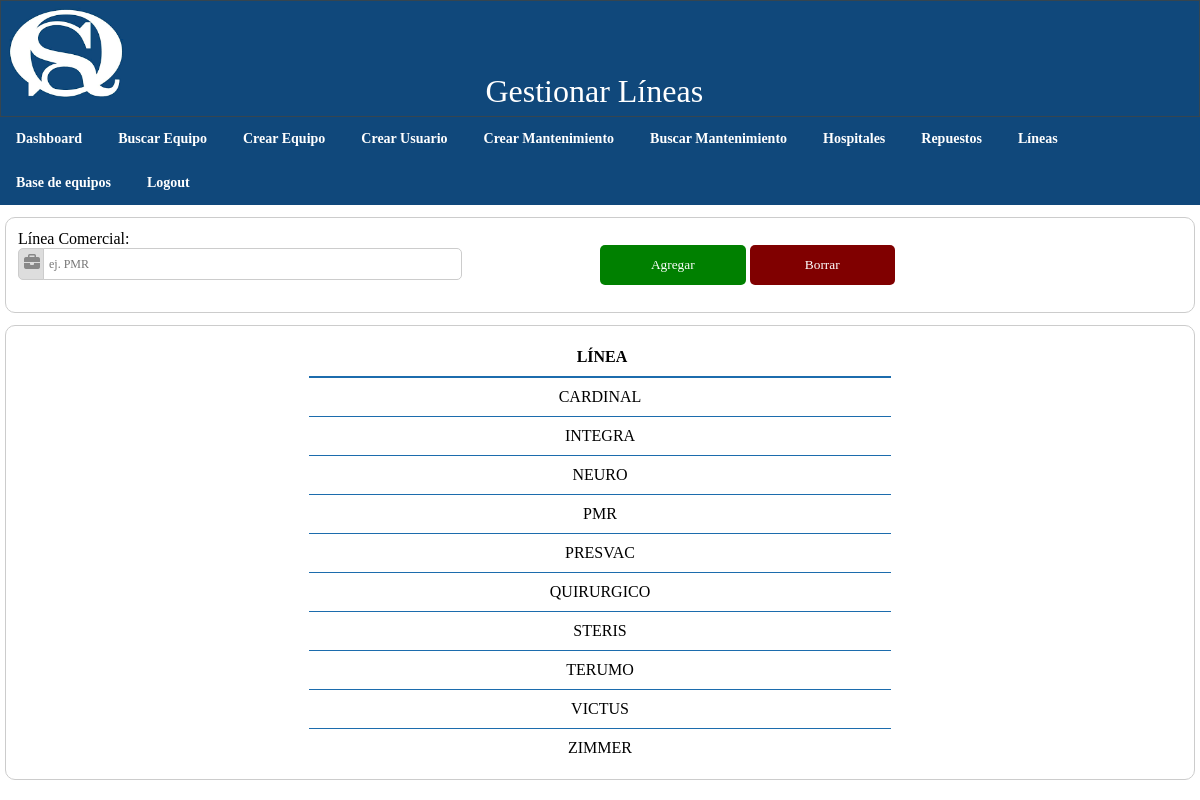
The page /verLineas.php (signed in) on the database its author committed.
### tables this page shows
CREATE TABLE lineas(
    id INT NOT NULL PRIMARY KEY AUTO_INCREMENT,
    linea VARCHAR(50) NOT NULL
);

### verLineas.php (the view, shortened to what this page needs)
<?php
    include("funciones/config.php");
?>
<!DOCTYPE html>
<html lang='s'>
    <head>
        <link rel='stylesheet' href='css/buscarEquipo.css'>
    </head>
    <body>
        <div id='encabezado'>
            <header class='header'>
                    <div>
                        <img class=logo src='images/logo.png'/>
                        <label class='titulo'>Gestionar Líneas</label>
                    </div>
            </header>
        </div>
        <?php
            include("menu.php");
        ?>
        <form method='post' action='verLineas.php' id='formulario'>
            <div class="columns">
                <div class="field-container">
                    <label>Línea Comercial:</label>
                    <p>
                        <i class="fas fa-briefcase"></i>
                        <input type="text" name="linea" class=field placeholder="ej. PMR" required="true">
                    </p>
                </div>
                <div>
                    <button class='but_green' type='submit' name='agregar' value='Agregar'>Agregar</button>
                    <button class='but_red' type='submit' name='borrar' value='Borrar'>Borrar</button>
                </div>
            </div>
        </form>
        <div>
        <form method='post' action='verLineas.php' id='formulario'>
    <div class='divTable' id='equipo'>
        </html>
    <?php
    if(isset($_POST['buscar'])){
        $busqueda = $_POST["txtBusqueda"];
    }else{
        $busqueda = '';
    }
    $sql = "SELECT * FROM lineas
    WHERE (linea LIKE '%$busqueda%')
    ORDER BY linea ASC";
    $result = $conn->query($sql);
    if ($result->num_rows > 0) {
        printf("<div class='divTableRow'>
            <div class='divTableCellBorderW'>&nbsp;<b>LÍNEA</b></div>
            </div>");
		while($row = $result->fetch_array()){
            $rows[] = $row;
        }
        foreach($rows as $row){
            printf("
            <div class='divTableRow'>
            <div class='divTableCellBorderL'>&nbsp;%s&nbsp;</div>
            </div>",
                $row['linea']);
        }
	}else{
        printf("No se encontraron resultados para su búsqueda.");
    }
    ?>
    <!DOCTYPE html>
    </body>
</html>

### css/buscarEquipo.css (style rules this page uses)
* { margin: 0px; padding: 0px; font-family: 'verdana'; }
.header { background: rgb(16, 72, 123); border: 1px solid #36454f; padding: 0.5%; }
.logo { width: 10%; float: center; }
body { background-size: 100% 100%; }
#formulario { margin: 1% auto; border-radius: 10px; border: 1px solid #ccc; width: 97%; padding: 1%; }
.divTable { display: table; margin: 0px 25%; width: 50%; }
.divTableRow { display: table-row; }
.divTableCellBorderW { display: table-cell; padding: 10px 10px; font-family: 'verdana'; border-bottom:1px solid rgb(28, 108, 173); text-align: center; }
.divTableCellBorderL { display: table-cell; padding: 10px 10px; font-family: 'verdana'; border-top:1px solid rgb(28, 108, 173); text-align: center; }
button { margin-top: 15px; height: 40px; background: #1668C4; color: #fff; border: none; border-radius: 5px 5px 5px 5px; width: 25%; margin-bottom: 2px; }
.but_green { background: green; }
.but_red { background: maroon; }
.field-container i { border: solid 1px #ccc; background-color: #ddd; padding: 5px 5px 6px 5px; margin-right: -7px; vertical-align: top; color: #888; height: 19px; border-radius: 5px 0 0 5px; }
.field { border:solid 1px #ccc; padding: 5px; height: 20px; border-radius: 0 5px 5px 0; font-size: 12px; font-family: verdana; width: 77%; }
input { height: 32; }
input, textarea { margin-bottom: 20px; padding: 5px; border:1px solid #ccc; }
.columns >div { display: inline-block; vertical-align: top; width: 50%; margin-right: -4px; }
.columns .field { width: 70%; }
.titulo { font-family: 'verdana'; font-size: 200%; width: 100%; margin-left: 30%; color: white; }

### rows shown on the page
lineas: linea "CARDINAL"
lineas: linea "INTEGRA"
lineas: linea "NEURO"
lineas: linea "PMR"
lineas: linea "PRESVAC"
lineas: linea "QUIRURGICO"
lineas: linea "STERIS"
lineas: linea "TERUMO"
lineas: linea "VICTUS"
lineas: linea "ZIMMER"
